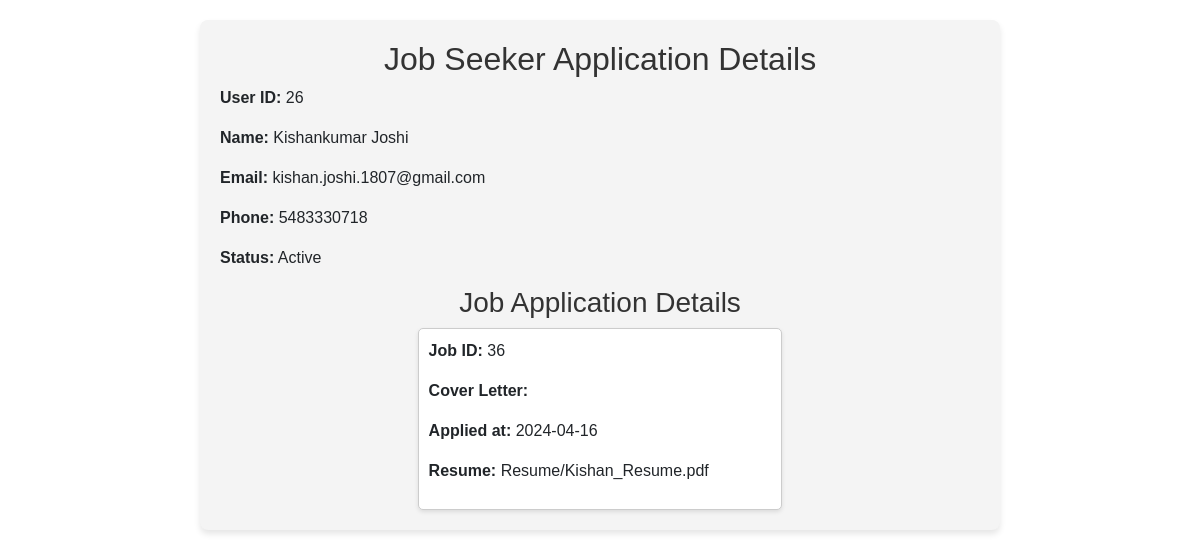
The app's page /Admin/viewjobseeker.php?user_id=26 with its own data.
### tables this page shows
CREATE TABLE `tbl_application` (
  `Application_id` int(11) NOT NULL,
  `Job_id` int(11) NOT NULL,
  `User_id` int(11) NOT NULL,
  `Cover_Letter` blob DEFAULT NULL,
  `Resume` varchar(100) NOT NULL,
  `Applied_at` date NOT NULL,
  `status` enum('Pending','Accept','Reject') DEFAULT 'Pending'
);

CREATE TABLE `tbl_users` (
  `User_id` int(11) NOT NULL,
  `First_Name` varchar(40) NOT NULL,
  `Last_Name` varchar(40) NOT NULL,
  `Email` varchar(80) NOT NULL,
  `Password` varchar(250) NOT NULL,
  `Phone` bigint(20) NOT NULL,
  `User` varchar(20) NOT NULL,
  `Status` int(11) NOT NULL
);

### Admin/viewjobseeker.php (the view, shortened to what this page needs)
<?php
require '../include/config.php';
$user_id = isset($_GET['user_id']) ? intval($_GET['user_id']) : 0;
$sql = "SELECT u.User_id, u.First_Name, u.Last_Name, u.Email, u.Phone, u.Status,
               a.Application_id, a.Job_id, a.Cover_Letter, a.Resume, a.Applied_at
        FROM tbl_users u
        LEFT JOIN tbl_application a ON u.User_id = a.User_id
        WHERE u.User_id = ?";
$stmt = $dbconnection->prepare($sql);
$stmt->bind_param("i", $user_id);
$stmt->execute();
$result = $stmt->get_result();
if ($result->num_rows > 0) {
    $row = $result->fetch_assoc();
} else {
    echo "<p>No details available for this user.</p>";
    $dbconnection->close();
    exit;
}
?>
<!DOCTYPE html>
<html lang="en">
<head>
    <link rel="stylesheet" href="https://stackpath.bootstrapcdn.com/bootstrap/4.5.2/css/bootstrap.min.css">
</head>
<body>
<div class="container">
    <h2>Job Seeker Application Details</h2>
    <p><strong>User ID:</strong> <?php echo htmlspecialchars($row['User_id']); ?></p>
    <p><strong>Name:</strong> <?php echo htmlspecialchars($row['First_Name']) . ' ' . htmlspecialchars($row['Last_Name']); ?></p>
    <p><strong>Email:</strong> <?php echo htmlspecialchars($row['Email']); ?></p>
    <p><strong>Phone:</strong> <?php echo htmlspecialchars($row['Phone']); ?></p>
    <p><strong>Status:</strong> <?php echo $row['Status'] ? 'Active' : 'Inactive'; ?></p>
    <?php if ($row['Application_id']): ?>
        <h3>Job Application Details</h3>
        <div class="job-application-details">
            <?php foreach ($result as $application): ?>
                <div class="job-card">
                    <p><strong>Job ID:</strong> <?php echo htmlspecialchars($application['Job_id']); ?></p>
                    <p><strong>Cover Letter:</strong> <?php echo htmlspecialchars($application['Cover_Letter']); ?></p>
                    <p><strong>Applied at:</strong> <?php echo htmlspecialchars($application['Applied_at']); ?></p>
                    <p><strong>Resume:</strong> <?php echo htmlspecialchars($application['Resume']); ?></p>
                </div>
            <?php endforeach; ?>
        </div>
    <?php else: ?>
        <p>No job applications found for this user.</p>
    <?php endif; ?>
</div>
</body>
</html>

### Admin/viewjobseeker.php (style rules this page uses)
body { padding: 20px; font-family: 'Arial', sans-serif; }
.container { max-width: 800px; margin: auto; background-color: #f4f4f4; padding: 20px; border-radius: 8px; box-shadow: 0 4px 6px rgba(0,0,0,0.1); }
h2, h3 { color: #333; text-align: center; }
.job-application-details { display: flex; flex-wrap: wrap; justify-content: space-around; gap: 10px; }
.job-card { background-color: #fff; border: 1px solid #ccc; border-radius: 5px; padding: 10px; width: 48%; box-shadow: 0 2px 4px rgba(0,0,0,0.1); }

### records on screen
tbl_application: User.User_id "26", User.First_Name "Kishankumar", User.Last_Name "Joshi", User.Email "kishan.joshi.1807@gmail.com", User.Phone "5483330718", Job "36", Applied_at "2024-04-16", Resume "Resume/Kishan_Resume.pdf"
